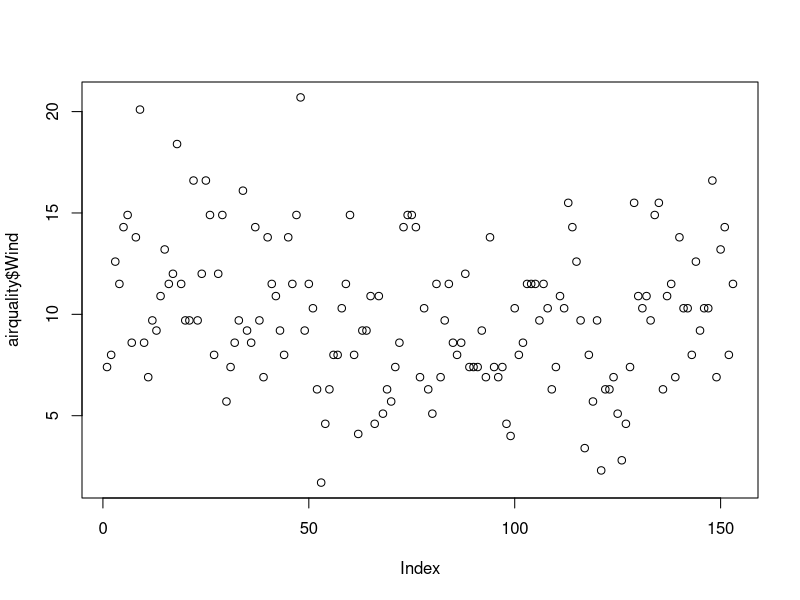
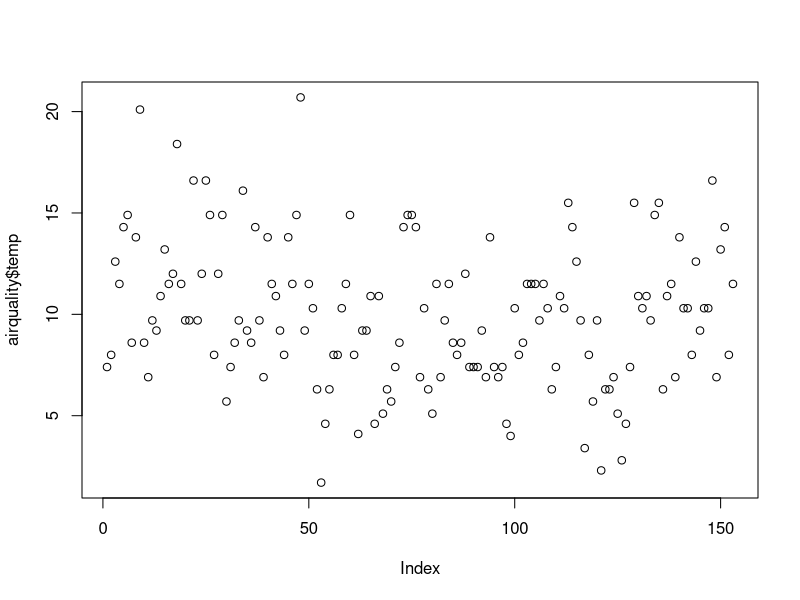
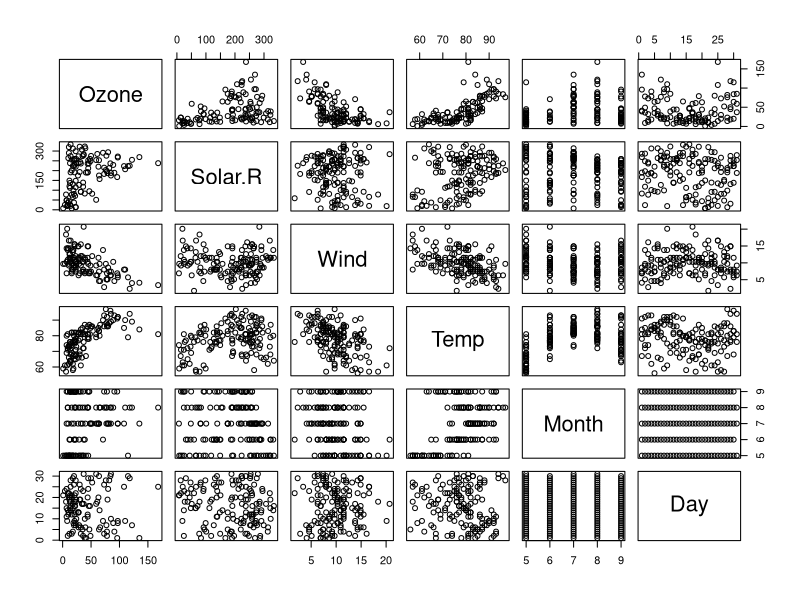
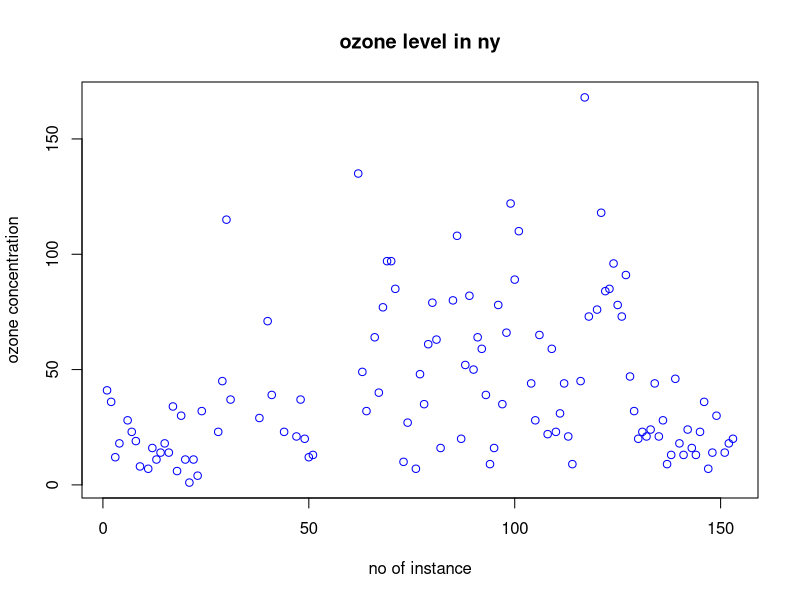
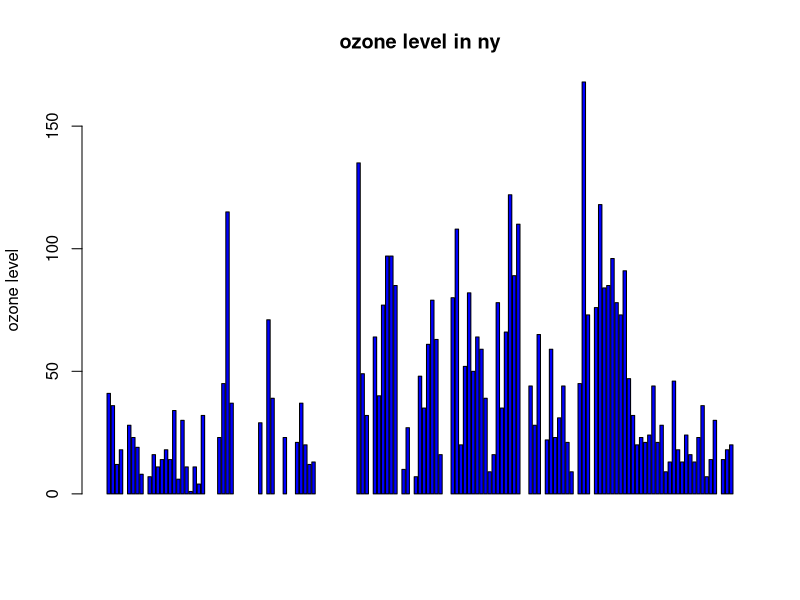
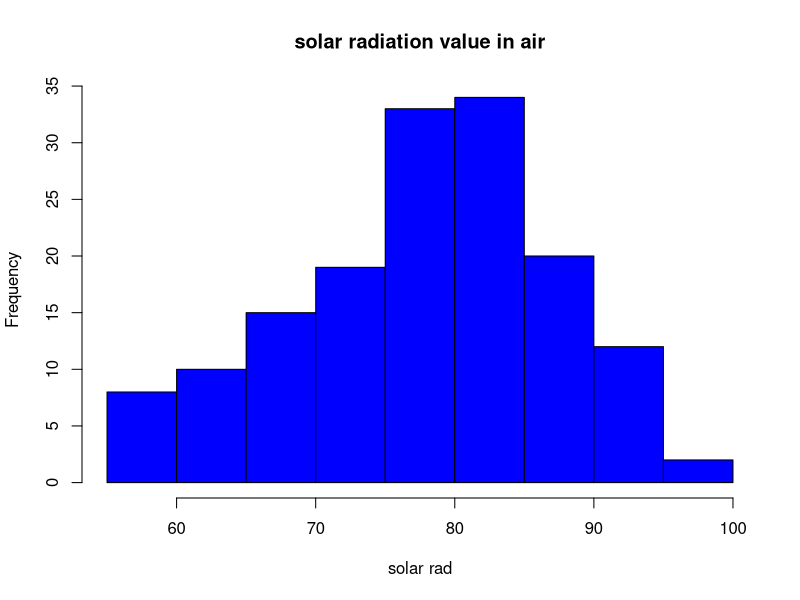
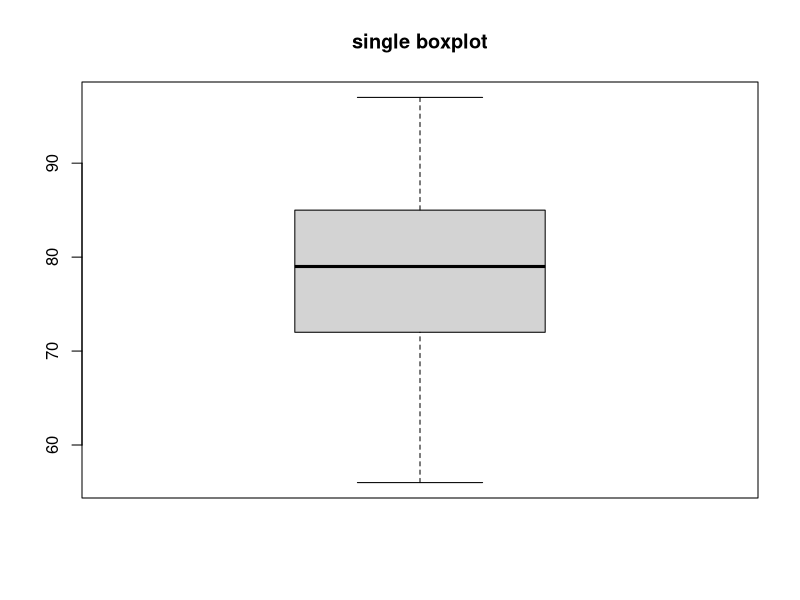
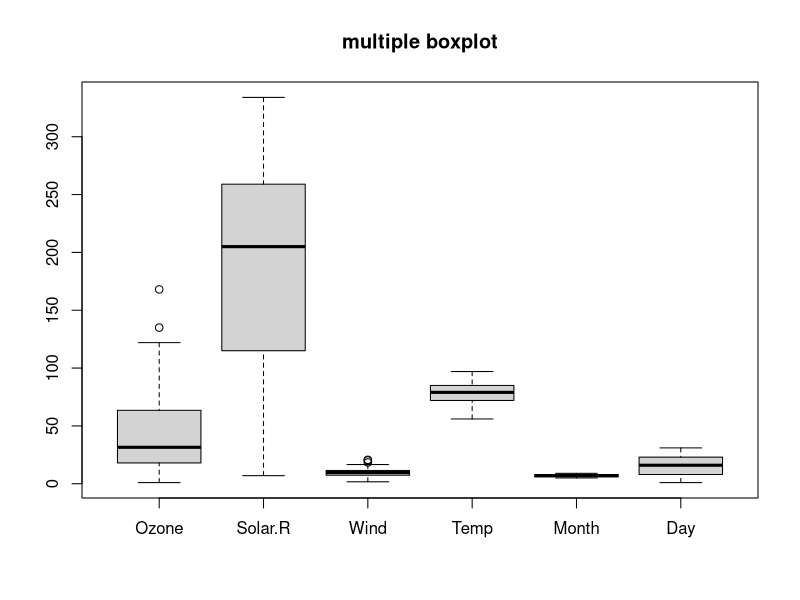

The R source for these figures, in order:
airquality<-datasets::airquality

# top 10 rows and last 10 rows
head(airquality,10)
tail(airquality,10)

#data slicing
airquality[,c(1,2)]

#excluding 6th columns
airquality[,-6]

summary(airquality)
#for wind column
airquality$Wind
summary(airquality$Wind)

#plot command
plot(airquality$Wind)
plot(airquality$Wind,airquality$temp,type="p")
plot(airquality)

#points and lines
#p:points , l:lines ,b:both
plot(airquality$Ozone,ylab='ozone concentration',xlab='no of instance',main='ozone level in ny',col='blue')

#horizontal barplot
barplot(airquality$Ozone,main='ozone level in ny',ylab='ozone level',col='blue',
     horiz=F,axes=T)


#histogrm
hist(airquality$Temp,main='solar radiation value in air',xlab='solar rad',col='blue')

#single box & multiple boxplot
boxplot(airquality$Temp,main='single boxplot')
boxplot(airquality,main='multiple boxplot')

#for plot window division
# mfrow=no of rows and columns
#mar=marigin of the grid
#las=1 for horizon,0 for vertical
#bty= border around the plot
par(mfrow=c(3,3),mar=c(2,5,2,1),las=0,bty='o')
plot(airquality$Ozone)
plot(airquality$Ozone,airquality$Wind)
plot(airquality$Ozone,type='l')
plot(airquality$Ozone,type='l')
plot(airquality$Ozone,type='l')
barplot(airquality$Ozone,main='ozone contaner',xlab='zone lvel',col='green',horiz=F)
hist(airquality$Solar.R)


boxplot(airquality$Solar.R)
boxplot(airquality[,0:4],main='multiple boxplot')
